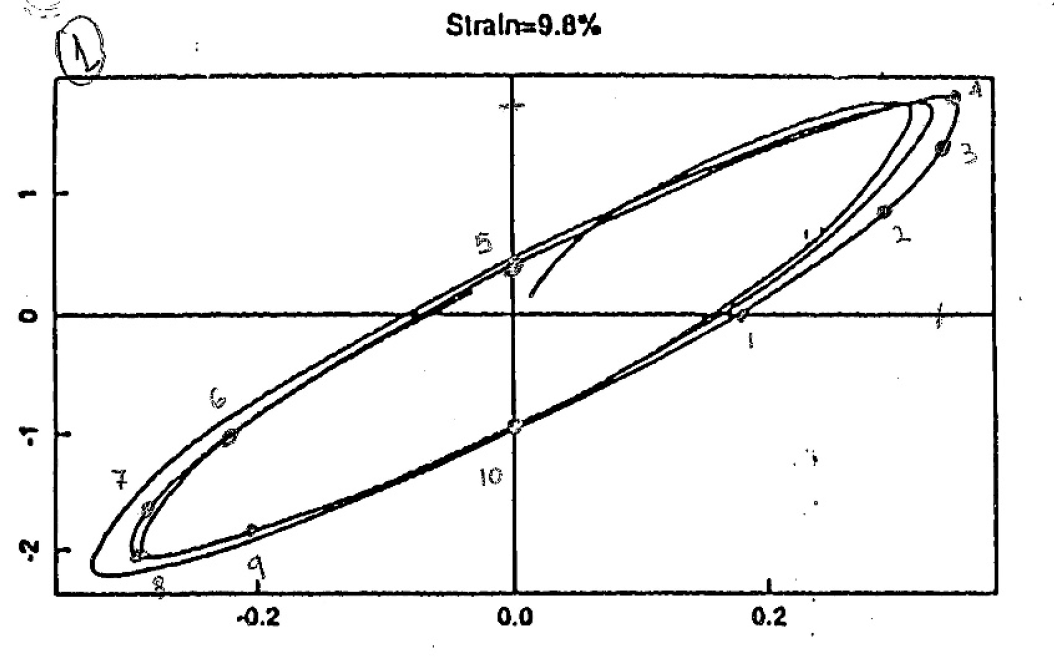
#> input picture CE223_EarthquakeProtectiveSystems/base_isolators_desgin/input_diagrams/strain10.png, 1054 x 661 px
$ python run_digitizer.py
#> lines starting #> are read from the running program, lines starting #| are printed output that depends on the picture; after the words box and inside, x2 and y2 are one past the last pixel; in counts of white or black regions, pixels touching at a corner belong together
### CE223_EarthquakeProtectiveSystems/base_isolators_desgin/isolator_curve_digitizer.py
from __future__ import annotations

from dataclasses import dataclass
from pathlib import Path
from typing import Tuple, Sequence

import numpy as np
from PIL import Image


@dataclass(frozen=True)
class AxisLimits:
    """
    Physical axis limits for a 2D plot.

    x corresponds to horizontal (displacement), y to vertical (force).
    """

    x_min: float
    x_max: float
    y_min: float
    y_max: float

    def as_tuple(self) -> Tuple[float, float, float, float]:
        return self.x_min, self.x_max, self.y_min, self.y_max


class IsolatorCurveDigitizer:
    """
    Digitizer for scanned isolator force–displacement plots.

    The workflow is:
    - Load a PNG image.
    - Detect the main plotting rectangle automatically using dark-pixel density.
    - Map dark pixels inside that rectangle to physical (x, y) coordinates
      using user-specified axis limits.
    - Optionally downsample or shuffle the resulting cloud of points.
    """

    def __init__(
        self,
        axis_limits: AxisLimits,
        *,
        dark_threshold: int | None = None,
        row_frac_threshold: float = 0.15,
        col_frac_threshold: float = 0.10,
        border_trim_pixels: int = 4,
        min_bin_density: int | None = None,
        min_component_area: int = 200,
    ) -> None:
        """
        Parameters
        ----------
        axis_limits:
            Physical axis limits of the plot.
        dark_threshold:
            Optional grayscale threshold (0–255). Pixels <= threshold are
            considered "ink". If None, a data-driven threshold is computed.
        row_frac_threshold, col_frac_threshold:
            Fractions of the maximum dark-pixel count used to decide which
            rows/columns belong to the plotting region.
        border_trim_pixels:
            Number of pixels to trim from each side of the detected plot
            rectangle to avoid axis/frame lines.
        min_bin_density:
            Optional minimum number of points per (x, y) histogram bin for an
            additional data-space filter. If None (default), that filter is
            disabled.
        min_component_area:
            Minimum number of pixels for a connected dark region in image
            space; smaller regions (digits, specks) are removed before mapping
            to (u, F).
        """
        self.axis_limits = axis_limits
        self.dark_threshold = dark_threshold
        self.row_frac_threshold = row_frac_threshold
        self.col_frac_threshold = col_frac_threshold
        self.border_trim_pixels = border_trim_pixels
        self.min_bin_density = min_bin_density
        self.min_component_area = min_component_area

    # Public API -----------------------------------------------------

    def digitize(
        self,
        image_path: str | Path,
        *,
        max_points: int | None = None,
        shuffle: bool = True,
        known_max_displacement: float | None = None,
    ) -> np.ndarray:
        """
        Digitize a force–displacement plot image into a cloud of (x, y) points.

        The curve's pixel bounding box is mapped to the physical axis limits, so the
        leftmost/rightmost (and top/bottom) curve pixels get exactly axis_min/axis_max.
        This avoids underestimating U0/P0 when the curve does not reach the plot edges.

        Parameters
        ----------
        image_path:
            Path to the PNG image.
        max_points:
            Optional maximum number of points to return. If not None and the
            detected pixel cloud is larger, points are randomly subsampled.
        shuffle:
            If True, shuffle point order before optional subsampling.

        Returns
        -------
        points:
            Array of shape (N, 2) with columns [x, y] in physical units.
        """
        image_path = Path(image_path)
        gray = _load_grayscale(image_path)

        dark_mask = self._compute_dark_mask(gray)
        y0, y1, x0, x1 = self._detect_plot_rectangle(dark_mask)

        # Apply border trim to avoid axes/frame lines.
        y0 = max(y0 + self.border_trim_pixels, 0)
        y1 = min(y1 - self.border_trim_pixels, dark_mask.shape[0] - 1)
        x0 = max(x0 + self.border_trim_pixels, 0)
        x1 = min(x1 - self.border_trim_pixels, dark_mask.shape[1] - 1)
        if y1 <= y0 or x1 <= x0:
            raise RuntimeError("Plot rectangle collapsed after border trimming.")

        cropped_mask = dark_mask[y0 : y1 + 1, x0 : x1 + 1]

        # Suppress axis lines (rows/cols with very high dark density)
        cropped_mask = _suppress_axes(cropped_mask)
        # Remove small connected components (digits, specks) in image space
        cropped_mask = _remove_small_components(cropped_mask, self.min_component_area)

        ys, xs = np.nonzero(cropped_mask)
        if xs.size == 0:
            raise RuntimeError(f"No dark pixels detected inside plot for {image_path}")

        # Map pixel coordinates to physical coordinates.
        width = x1 - x0
        height = y1 - y0
        x_min, x_max, y_min, y_max = self.axis_limits.as_tuple()

        # Use the curve's bounding box in pixels so the curve spans the full axis range.
        # Otherwise the curve often doesn't reach the plot edges (inner margin), and we
        # underestimate U0 / P0.
        xs_lo, xs_hi = int(xs.min()), int(xs.max())
        ys_lo, ys_hi = int(ys.min()), int(ys.max())
        span_x = xs_hi - xs_lo
        span_y = ys_hi - ys_lo
        if span_x < 1:
            span_x = 1
        if span_y < 1:
            span_y = 1

        x_data = x_min + (xs.astype(float) - xs_lo) / span_x * (x_max - x_min)
        # Image y increases downward; data y increases upward.
        y_data = y_max - (ys.astype(float) - ys_lo) / span_y * (y_max - y_min)

        pts = np.column_stack([x_data, y_data])

        # Optional global rescaling in x if a trusted maximum displacement is known.
        if known_max_displacement is not None:
            current_max = float(np.max(np.abs(pts[:, 0])))
            if current_max > 0.0:
                scale = float(known_max_displacement) / current_max
                pts[:, 0] *= scale

        if shuffle:
            rng = np.random.default_rng(seed=0)
            rng.shuffle(pts, axis=0)

        if max_points is not None and pts.shape[0] > max_points:
            pts = pts[:max_points]

        return pts

    # [28 lines left out: function digitize_to_csv, not called in this run]

    # Internal helpers -----------------------------------------------

    def _compute_dark_mask(self, gray: np.ndarray) -> np.ndarray:
        """Return boolean mask of where the image is considered 'ink'."""
        if self.dark_threshold is not None:
            thr = int(self.dark_threshold)
        else:
            # Data-driven threshold:
            # use a low percentile of intensities in the central band so that
            # only the darkest ink strokes (axes + curves) are selected.
            h, w = gray.shape
            h0, h1 = int(0.1 * h), int(0.9 * h)
            w0, w1 = int(0.1 * w), int(0.9 * w)
            central = gray[h0:h1, w0:w1]
            thr = int(np.percentile(central, 5))
        return gray <= thr

    def _detect_plot_rectangle(self, dark_mask: np.ndarray) -> Tuple[int, int, int, int]:
        """
        Detect the axes rectangle by looking for contiguous bands of dark pixels.

        Returns
        -------
        (y0, y1, x0, x1) in pixel indices.
        """
        row_counts = dark_mask.sum(axis=1)
        col_counts = dark_mask.sum(axis=0)

        def _band_from_counts(counts: np.ndarray, frac_threshold: float) -> Tuple[int, int]:
            if counts.max() == 0:
                raise RuntimeError("No dark pixels in image; cannot locate plot.")
            mask = counts >= frac_threshold * counts.max()
            if not mask.any():
                # Fall back to using all rows/cols if heuristic fails.
                return 0, len(counts) - 1
            idx = np.where(mask)[0]
            return int(idx[0]), int(idx[-1])

        y0, y1 = _band_from_counts(row_counts, self.row_frac_threshold)
        x0, x1 = _band_from_counts(col_counts, self.col_frac_threshold)
        return y0, y1, x0, x1


def _load_grayscale(path: Path) -> np.ndarray:
    """Load an image as a NumPy grayscale array in [0, 255]."""
    img = Image.open(path).convert("L")
    arr = np.asarray(img)
    if arr.ndim != 2:
        raise RuntimeError(f"Expected grayscale image at {path}, got shape {arr.shape}")
    return arr


def _suppress_axes(mask: np.ndarray, row_frac: float = 0.4, col_frac: float = 0.4) -> np.ndarray:
    """
    Remove rows/columns that look like plot axes (very dense dark pixels).

    Parameters
    ----------
    mask:
        Boolean mask of dark pixels inside the cropped plotting window.
    row_frac, col_frac:
        Fraction of the maximum row/column count used to flag an axis-like
        band. Rows/columns above this threshold (and a 1-pixel halo) are
        zeroed out.
    """
    h, w = mask.shape
    row_counts = mask.sum(axis=1)
    col_counts = mask.sum(axis=0)

    if row_counts.max() > 0:
        row_threshold = row_frac * row_counts.max()
        axis_rows = np.where(row_counts >= row_threshold)[0]
        for r in axis_rows:
            r0 = max(0, r - 1)
            r1 = min(h, r + 2)
            mask[r0:r1, :] = False

    if col_counts.max() > 0:
        col_threshold = col_frac * col_counts.max()
        axis_cols = np.where(col_counts >= col_threshold)[0]
        for c in axis_cols:
            c0 = max(0, c - 1)
            c1 = min(w, c + 2)
            mask[:, c0:c1] = False

    return mask


# [24 lines left out: function _suppress_isolated, not called in this run]


def _remove_small_components(mask: np.ndarray, min_area: int) -> np.ndarray:
    """
    Remove connected components in the image mask that are too small.

    This targets annotation digits and specks, which occupy relatively few
    pixels compared to the main hysteresis curves.
    """
    if min_area <= 0 or not mask.any():
        return mask

    h, w = mask.shape
    labels = -np.ones_like(mask, dtype=int)

    for i in range(h):
        for j in range(w):
            if not mask[i, j] or labels[i, j] != -1:
                continue
            # Flood-fill this component
            stack = [(i, j)]
            labels[i, j] = 0  # temporary
            pixels = [(i, j)]
            while stack:
                ci, cj = stack.pop()
                for di, dj in ((-1, 0), (1, 0), (0, -1), (0, 1)):
                    ni, nj = ci + di, cj + dj
                    if 0 <= ni < h and 0 <= nj < w and mask[ni, nj] and labels[ni, nj] == -1:
                        labels[ni, nj] = 0
                        stack.append((ni, nj))
                        pixels.append((ni, nj))
            if len(pixels) < min_area:
                for pi, pj in pixels:
                    mask[pi, pj] = False

    return mask


# [34 lines left out: functions _save_points_csv, digitize_many, not called in this run]

### CE223_EarthquakeProtectiveSystems/base_isolators_desgin/axis_limits_config.py
"""
Per-image axis limits for digitization (displacement and force as on the plot).

U0 and P0 are obtained from the digitized cloud using these limits (no rescaling).
For new images, add a sidecar <basename>_limits.json next to the image with:
  {"x_min": -4, "x_max": 4, "y_min": -12, "y_max": 11}
"""
from __future__ import annotations

import json
from pathlib import Path

from isolator_curve_digitizer import AxisLimits

# Default limits (x = displacement [in], y = force [kips]) matching plot axis labels.
DEFAULT_AXIS_LIMITS: dict[str, AxisLimits] = {
    "strain10.png": AxisLimits(x_min=-0.4, x_max=0.4, y_min=-2.2, y_max=2.2),
    "strain74.png": AxisLimits(x_min=-2.5, x_max=2.5, y_min=-7.5, y_max=7.5),
    "strain124.png": AxisLimits(x_min=-4.0, x_max=4.0, y_min=-12.0, y_max=11.0),
    "strain180.png": AxisLimits(x_min=-6.0, x_max=6.0, y_min=-15.0, y_max=15.0),
}


def get_axis_limits(image_name: str, image_dir: Path) -> AxisLimits | None:
    """
    Return axis limits for an image: from sidecar <basename>_limits.json if present,
    else from DEFAULT_AXIS_LIMITS. Returns None if no limits are defined.
    """
    base = Path(image_name).stem
    sidecar = image_dir / f"{base}_limits.json"
    if sidecar.exists():
        try:
            data = json.loads(sidecar.read_text(encoding="utf-8"))
            return AxisLimits(
                x_min=float(data["x_min"]),
                x_max=float(data["x_max"]),
                y_min=float(data["y_min"]),
                y_max=float(data["y_max"]),
            )
        except (KeyError, TypeError, ValueError):
            pass
    return DEFAULT_AXIS_LIMITS.get(image_name)

### CE223_EarthquakeProtectiveSystems/base_isolators_desgin/run_digitizer.py
from __future__ import annotations

"""
Batch driver script for digitizing isolator force–displacement plots.

Axis limits (and thus U0, P0) come from the plot scale: per-image limits are read from
axis_limits_config (sidecar <basename>_limits.json or defaults). No rescaling.

Usage (from this directory):
    python run_digitizer.py
"""

from pathlib import Path

import numpy as np

from axis_limits_config import get_axis_limits
from isolator_curve_digitizer import IsolatorCurveDigitizer


def main() -> None:
    base_dir = Path(__file__).parent
    input_dir = base_dir / "input_diagrams"

    imgs = sorted(input_dir.glob("strain*.png"))
    if not imgs:
        raise SystemExit(f"No strain*.png files found in {input_dir}")

    for img in imgs:
        limits = get_axis_limits(img.name, input_dir)
        if limits is None:
            print(f"Skipping {img.name} (no axis limits defined).")
            continue
        print(f"Digitizing {img.name} ...", flush=True)
        digitizer = IsolatorCurveDigitizer(limits, min_bin_density=3)
        pts_cal = digitizer.digitize(
            img,
            max_points=16000,
            shuffle=True,
            known_max_displacement=None,
        )
#> in _compute_dark_mask, `central = gray[h0:h1, w0:w1]`:
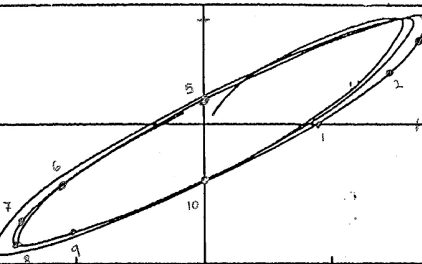
#> central: shape (528, 843) (shown at 1/2 size); min 0, max 255, mean 237
#> in _compute_dark_mask, `thr = int(np.percentile(central, 5))`: thr = 20
#> in _compute_dark_mask, `return gray <= thr`:
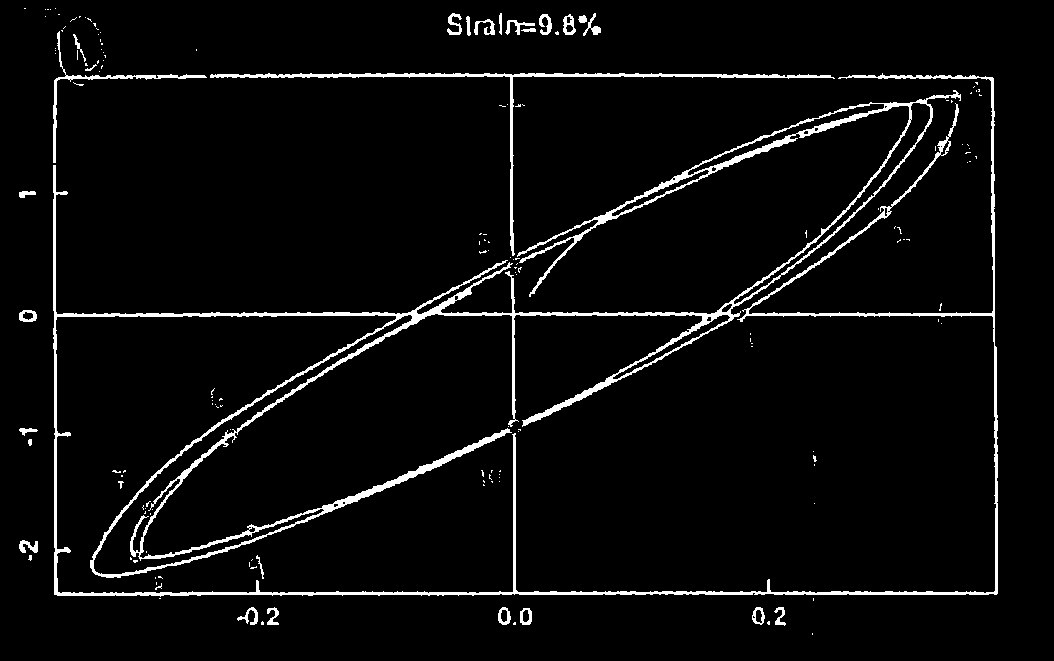
#> returned value: shape (661, 1054) bool; 4.3% white; 163 white regions (135 under 20 px), largest, box (x1, y1, x2, y2) and area: (53, 73, 998, 597) 23836, (210, 73, 835, 256) 2609, (53, 31, 207, 163) 827
#> in _detect_plot_rectangle, `row_counts = dark_mask.sum(axis=1)`: row_counts = 661 values, max 942 at index 593, min 0 at index 0, mean 45.84
#> in _detect_plot_rectangle, `col_counts = dark_mask.sum(axis=0)`: col_counts = 1054 values, max 518 at index 55, min 0 at index 0, mean 28.75
#> in _band_from_counts, `idx = np.where(mask)[0]`: idx = [74, 75, 76, 77, 78, 312, 313, 314, 315, 316, 591, 592, 593, 594, 595]
#> in _detect_plot_rectangle, `y0, y1 = _band_from_counts(row_counts, self.row_frac_threshold)`: y0 = 74; y1 = 595
#> in _detect_plot_rectangle, `x0, x1 = _band_from_counts(col_counts, self.col_frac_threshold)`: x0 = 53; x1 = 997
#> in digitize, `y0, y1, x0, x1 = self._detect_plot_rectangle(dark_mask)`: y0 = 74; y1 = 595; x0 = 53; x1 = 997
#> in digitize, `y0 = max(y0 + self.border_trim_pixels, 0)`: y0 = 78
#> in digitize, `y1 = min(y1 - self.border_trim_pixels, dark_mask.shape[0] - 1)`: y1 = 591
#> in digitize, `x0 = max(x0 + self.border_trim_pixels, 0)`: x0 = 57
#> in digitize, `x1 = min(x1 - self.border_trim_pixels, dark_mask.shape[1] - 1)`: x1 = 993
#> in digitize, `cropped_mask = dark_mask[y0 : y1 + 1, x0 : x1 + 1]`:
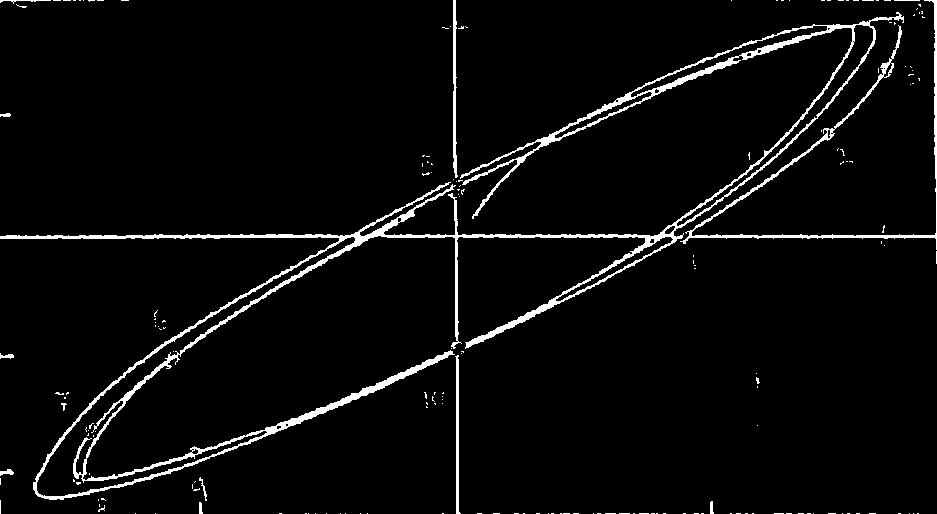
#> cropped_mask: shape (514, 937) bool; 4.1% white; 183 white regions (170 under 20 px), largest, box (x1, y1, x2, y2) and area: (0, 12, 904, 500) 15169, (680, 0, 937, 250) 2347, (453, 0, 458, 178) 543
#> in _suppress_axes, `row_counts = mask.sum(axis=1)`: row_counts = 514 values, max 928 at index 236, min 6 at index 10, mean 38.26
#> in _suppress_axes, `col_counts = mask.sum(axis=0)`: col_counts = 937 values, max 336 at index 456, min 4 at index 27, mean 20.99
#> in _suppress_axes, `row_threshold = row_frac * row_counts.max()`: row_threshold = 371.2
#> in _suppress_axes, `axis_rows = np.where(row_counts >= row_threshold)[0]`: axis_rows = [235, 236, 237]
#> the loop in _suppress_axes, `for r in axis_rows:` made 3 passes
#> after the loop in _suppress_axes, `for r in axis_rows:`:
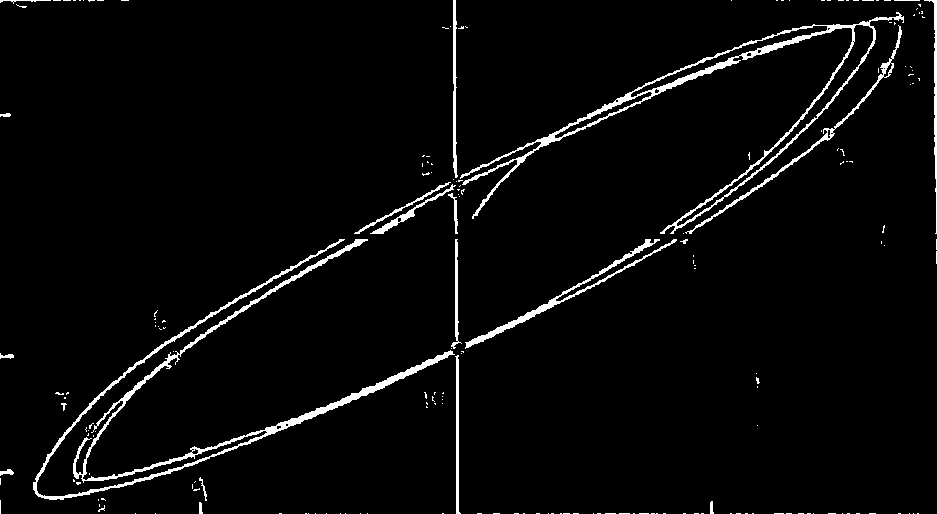
#> mask: shape (514, 937) bool; 3.4% white; 193 white regions (172 under 20 px), largest, box (x1, y1, x2, y2) and area: (33, 239, 455, 500) 5602, (460, 12, 904, 234) 4757, (465, 239, 677, 349) 1356
#> in _suppress_axes, `col_threshold = col_frac * col_counts.max()`: col_threshold = 134.4
#> in _suppress_axes, `axis_cols = np.where(col_counts >= col_threshold)[0]`: axis_cols = [453, 454, 455, 456, 457, 458, 935, 936]
#> (the rest of the program and of its run is left out)
